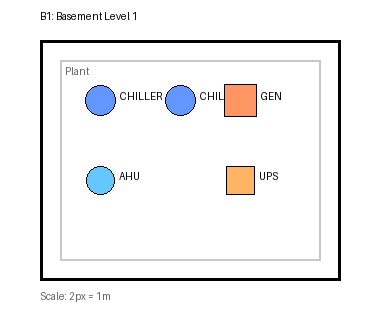
#> input picture backend/app/data/demo_floor_plans/site-002-B1.png, 380 x 320 px; its folder holds only this picture in this run
$ python validate_phase_a.py
#> lines starting #> are read from the running program, lines starting #| are printed output that depends on the picture; after the words box and inside, x2 and y2 are one past the last pixel; in counts of white or black regions, pixels touching at a corner belong together
### backend/app/services/floor_plan_sanitizer.py
"""Floor Plan Sanitizer - Removes identifying information before API transmission.

Security: Strips room names, labels, and sensitive metadata from floor plans
before sending them to Claude API. The sanitized version contains only geometric
information (walls, doors, equipment symbols). Local lookup tables preserve the
mapping of anonymous entities back to real names, never transmitted.

Approach: Geometric Abstraction (Tier 1 Security)
- Threshold image to binary (walls/equipment vs empty space)
- Extract wall lines and door positions
- Identify equipment symbols by shape/contour
- Remove all text using OCR masking
- Redraw as clean schematic
- Rebuild lookup table locally for re-identification
"""

import logging

import cv2
import numpy as np

logger = logging.getLogger(__name__)


class FloorPlanSanitizer:
    """Sanitize floor plans by removing identifying information."""

    def __init__(self):
        """Initialize sanitizer."""
        self.ocr_installed = self._check_ocr()

    def _check_ocr(self) -> bool:
        """Check if pytesseract and tesseract-ocr are available."""
        try:
            import pytesseract  # noqa: F401

            return True
        except ImportError:
            logger.warning("pytesseract not available. Text removal will be basic.")
            return False

    def sanitize_floor_plan(
        self,
        image_path_or_bytes: str | bytes,
        remove_text: bool = True,
        return_lookup: bool = True,
    ) -> tuple[bytes, dict | None]:
        """
        Sanitize floor plan image by removing identifying information.

        Process:
        1. Load image
        2. Convert to grayscale
        3. Apply threshold to binary (walls = black, empty = white)
        4. Extract line segments (walls, doors)
        5. Identify equipment symbols by contour/shape
        6. Remove all text (optional, if OCR available)
        7. Redraw as clean geometric skeleton
        8. Build lookup table mapping positions to original text
        9. Return sanitized image + lookup table

        Args:
            image_path_or_bytes: Path to floor plan or bytes
            remove_text: If True, attempt to remove all text labels
            return_lookup: If True, return room lookup table

        Returns:
            Tuple of:
            - Sanitized image bytes (PNG)
            - Lookup table dict mapping positions to room names (or None)
        """
#> called with remove_text = True, return_lookup = True
        # Load image
        image = self._load_image(image_path_or_bytes)
#> in _load_image, image is the input picture: shape (320, 380, 3); mean B, G, R 242.9, 242.4, 242.7

        # Convert to grayscale
        gray = cv2.cvtColor(image, cv2.COLOR_BGR2GRAY) if len(image.shape) == 3 else image.copy()
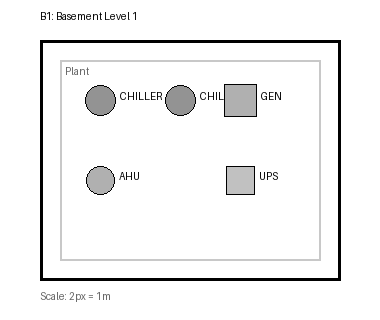
#> gray: shape (320, 380); min 0, max 255, mean 242.5

        # Build lookup table before any modifications
        lookup_table = {}
        if return_lookup:
            lookup_table = self._extract_text_regions(gray)
#> lookup_table = 0 items

        # Apply threshold to binary (detect walls and equipment)
        _, binary = cv2.threshold(gray, 150, 255, cv2.THRESH_BINARY)
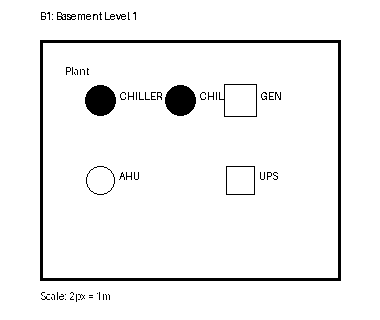
#> binary: shape (320, 380); 95.2% white; 67 black regions (49 under 20 px), largest, box (x1, y1, x2, y2) and area: (40, 40, 341, 281) 3216, (85, 85, 116, 116) 749, (165, 85, 196, 116) 749

        # Clean up noise with morphological operations
        kernel = cv2.getStructuringElement(cv2.MORPH_RECT, (3, 3))
        binary = cv2.morphologyEx(binary, cv2.MORPH_CLOSE, kernel)
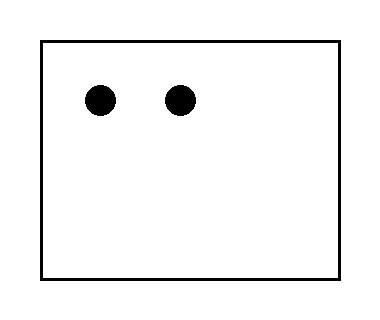
#> binary: shape (320, 380); 96.1% white; 3 black regions, box (x1, y1, x2, y2) and area: (40, 40, 341, 281) 3216, (85, 85, 116, 116) 749, (165, 85, 196, 116) 749
        binary = cv2.morphologyEx(binary, cv2.MORPH_OPEN, kernel)

        # Extract walls (thin lines) and equipment (circles/rectangles)
        walls = self._extract_walls(binary)
        equipment = self._extract_equipment_symbols(binary)

        # Create sanitized schematic
        sanitized = np.ones_like(gray) * 255  # White background

        # Draw walls (black)
        sanitized[walls > 0] = 0

        # Draw equipment symbols (gray, distinguishable from walls)
        sanitized[equipment > 0] = 150

        # Optional: Remove text regions with mask
        if remove_text and self.ocr_installed:
            text_mask = self._detect_text_regions(gray)
            sanitized[text_mask > 0] = 255

        # Convert back to RGB for compatibility
        sanitized_rgb = cv2.cvtColor(sanitized, cv2.COLOR_GRAY2BGR)

        # Encode to PNG bytes
        success, buffer = cv2.imencode(".png", sanitized_rgb)
        if not success:
            raise RuntimeError("Failed to encode sanitized image to PNG")

        sanitized_bytes = buffer.tobytes()

        input_desc = len(image_path_or_bytes) if isinstance(image_path_or_bytes, bytes) else image_path_or_bytes
        logger.info(
            f"✓ Sanitized floor plan: {input_desc} "
            f"→ {len(sanitized_bytes)} bytes, found {len(lookup_table)} text regions"
        )

        return sanitized_bytes, lookup_table if return_lookup else None

    def _load_image(self, image_path_or_bytes: str | bytes) -> np.ndarray:
        """Load image from file path or bytes."""
        if isinstance(image_path_or_bytes, bytes):
            # Load from bytes
            nparr = np.frombuffer(image_path_or_bytes, np.uint8)
            image = cv2.imdecode(nparr, cv2.IMREAD_COLOR)
            if image is None:
                raise ValueError("Failed to decode image from bytes")
            return image
        else:
            # Load from file path
            image = cv2.imread(str(image_path_or_bytes))
            if image is None:
                raise FileNotFoundError(f"Cannot read image file: {image_path_or_bytes}")
            return image

    def _extract_walls(self, binary: np.ndarray) -> np.ndarray:
        """Extract wall line segments from binary image."""
        # Walls are continuous black lines
        # Use edge detection to find them
        edges = cv2.Canny(binary, 50, 150)
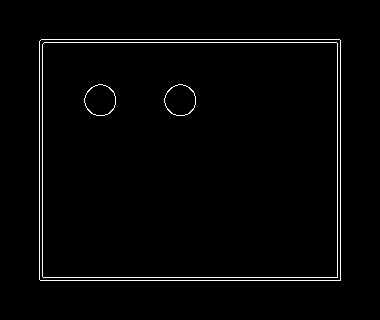
#> edges: shape (320, 380); 1.9% white in thin lines or dots, all inside (x1, y1, x2, y2) = (39, 39, 341, 281)

        # Dilate to connect nearby edges
        kernel = cv2.getStructuringElement(cv2.MORPH_RECT, (2, 2))
        walls = cv2.dilate(edges, kernel, iterations=1)
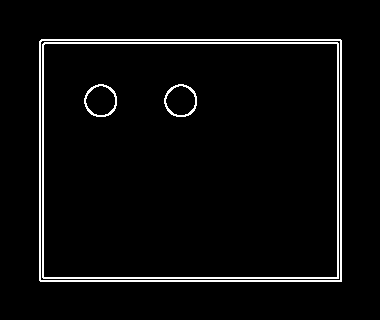
#> walls: shape (320, 380); 3.9% white in thin lines or dots, all inside (x1, y1, x2, y2) = (39, 39, 342, 282)

        return walls

    def _extract_equipment_symbols(self, binary: np.ndarray) -> np.ndarray:
        """Extract equipment symbols (circles, rectangles, crosses)."""
        equipment_mask = np.zeros_like(binary)

        # Find contours
        contours, _ = cv2.findContours(binary, cv2.RETR_TREE, cv2.CHAIN_APPROX_SIMPLE)
#> contours = 5 contours; box (x1, y1, x2, y2) and area: (0, 0, 380, 320) 120901, (39, 39, 342, 282) 73082, (43, 43, 338, 278) 68796, (164, 84, 197, 117) 792, (84, 84, 117, 117) 792

        for contour in contours:
            area = cv2.contourArea(contour)

            # Filter by size (equipment symbols are medium-sized)
            if 50 < area < 10000:
                # Check if circular (equipment often drawn as circles)
                perimeter = cv2.arcLength(contour, True)
                circularity = (4 * np.pi * area) / (perimeter * perimeter) if perimeter > 0 else 0

                # Draw if circular (0.7-1.0) or rectangular (bounding box ratio)
                _x, _y, w, h = cv2.boundingRect(contour)
                aspect_ratio = float(w) / h if h > 0 else 1

                if (0.7 <= circularity <= 1.1) or (0.5 <= aspect_ratio <= 2.0):
                    cv2.drawContours(equipment_mask, [contour], 0, 255, -1)
#> this loop made 5 passes
#> (area, perimeter, circularity, w, h, aspect_ratio) on passes 4 to 5: (792, 104.6, 0.91, 33, 33, 1), (792, 104.6, 0.91, 33, 33, 1)
#> (contour, area) on passes 1, 3: ([[0, 0], [0, 319], [379, 319], [379, 0]], 120901), ([[43, 43], [43, 277], [337, 277], [337, 43]], 68796)
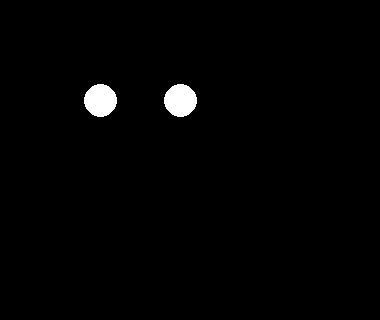
#> equipment_mask: shape (320, 380); 1.4% white; 2 white regions, box (x1, y1, x2, y2) and area: (84, 84, 117, 117) 837, (164, 84, 197, 117) 837

        return equipment_mask

    def _detect_text_regions(self, gray: np.ndarray) -> np.ndarray:
        """Detect text regions using OCR analysis."""
        if not self.ocr_installed:
            logger.debug("OCR not available, skipping text detection")
            return np.zeros_like(gray)

        try:
            import pytesseract

            # Get text data with coordinates
            data = pytesseract.image_to_data(gray, output_type=pytesseract.Output.DICT)

            text_mask = np.zeros_like(gray)

            # Draw bounding boxes around detected text
            for i, text in enumerate(data["text"]):
                if text.strip():  # Non-empty text
                    x, y, w, h = (
                        data["left"][i],
                        data["top"][i],
                        data["width"][i],
                        data["height"][i],
                    )

                    # Expand bounding box slightly to catch partial text
                    x = max(0, x - 5)
                    y = max(0, y - 5)
                    w = min(gray.shape[1] - x, w + 10)
                    h = min(gray.shape[0] - y, h + 10)

                    cv2.rectangle(text_mask, (x, y), (x + w, y + h), 255, -1)

            return text_mask
        except Exception as e:
            logger.warning(f"Text detection failed: {e}")
            return np.zeros_like(gray)

    def _extract_text_regions(self, gray: np.ndarray) -> dict[str, dict]:
        """Extract text and its positions for lookup table."""
        if not self.ocr_installed:
            logger.debug("OCR not available, returning empty lookup")
            return {}

        try:
            import pytesseract

            # Get text data with coordinates and confidence
            data = pytesseract.image_to_data(gray, output_type=pytesseract.Output.DICT)

            lookup = {}
            region_id = 0

            for i, text in enumerate(data["text"]):
                if text.strip() and int(data["conf"][i]) > 50:  # Confidence > 50%
                    x = int(data["left"][i])
                    y = int(data["top"][i])
                    w = int(data["width"][i])
                    h = int(data["height"][i])

                    # Create region ID based on position
                    region_id_str = f"region_{region_id}"

                    lookup[region_id_str] = {
                        "text": text,
                        "coordinates": {"x": x, "y": y, "width": w, "height": h},
                        "confidence": int(data["conf"][i]),
                    }

                    region_id += 1

            logger.info(f"✓ Extracted {len(lookup)} text regions for lookup table")
            return lookup
        except Exception as e:
            logger.warning(f"Text extraction for lookup failed: {e}")
            return {}

    # [95 lines left out: functions reidentify_equipment_config, _find_closest_text_region, build_room_lookup_from_floor_plan, not called in this run]


# Singleton instance
_sanitizer = None


def get_floor_plan_sanitizer() -> FloorPlanSanitizer:
    """Get or create singleton sanitizer instance."""
    global _sanitizer
    if _sanitizer is None:
        _sanitizer = FloorPlanSanitizer()
    return _sanitizer

### backend/app/services/digital_twin_service.py
"""Digital Twin Builder Service - Orchestrates floor plan extraction workflow.

Handles both:
1. Sanitized vision extraction (Tier 1: secure for commercial clients)
2. DXF parsing (Tier 2: for CAD drawings)

Pipeline:
1. User uploads floor plan
2. Optional sanitization (remove identifying info)
3. Send to Claude vision or local model
4. Extract equipment positions, zones, floors
5. Return config compatible with SIMBIOT wizard Step 5
"""

import base64
import json
import logging

from app.services.floor_plan_sanitizer import get_floor_plan_sanitizer

logger = logging.getLogger(__name__)


class DigitalTwinService:
    """Orchestrate digital twin building workflow."""

    def __init__(self):
        """Initialize service."""
        self.sanitizer = get_floor_plan_sanitizer()

    async def extract_from_image(
        self,
        image_base64: str,
        site_code: str,
        site_name: str,
        floors_count: int,
        skip_sanitization: bool = False,
    ) -> dict:
        """
        Extract building config from floor plan image using Claude vision.

        Security: If skip_sanitization=False, image is sanitized locally before
        sending to Claude API. Sensitive data (room names, labels) stays on-device.

        Args:
            image_base64: Base64-encoded image (PDF/PNG/JPG converted to image)
            site_code: Building identifier (e.g., "site-002")
            site_name: Building name (e.g., "Sandton City")
            floors_count: Expected number of floors
            skip_sanitization: If False, sanitize before API (recommended)

        Returns:
            {
              "equipment": [
                {
                  "bms_id": "CH-1",
                  "equipment_type": "chiller",
                  "floor": "B1",
                  "x": 50,
                  "y": 30,
                  "zone": "A"
                }
              ],
              "floors": [...],
              "zones": [...],
              "extraction_metadata": {
                "method": "claude_vision_sanitized",
                "sanitized": True,
                "equipment_count": 21,
                "accuracy_estimate": 0.87
              }
            }
        """
        # Decode image
        try:
            image_bytes = base64.b64decode(image_base64)
        except Exception as e:
            raise ValueError(f"Invalid base64 image: {e}")

        # Build lookup before any modifications
        lookup_table = self.sanitizer.build_room_lookup_from_floor_plan(image_bytes)

        # Sanitize if requested (default)
        if not skip_sanitization:
            logger.info(f"Sanitizing floor plan for {site_code}")
            sanitized_bytes, _ = self.sanitizer.sanitize_floor_plan(image_bytes, remove_text=True, return_lookup=True)
            image_to_send = sanitized_bytes
            was_sanitized = True
        else:
            logger.warning(f"Skipping sanitization for {site_code} (non-sensitive local/testing use only)")
            image_to_send = image_bytes
            was_sanitized = False

        # Send to Claude vision for extraction
        extracted = await self._extract_via_claude_vision(
            image_to_send, site_code, site_name, floors_count, was_sanitized
        )

        # Re-identify with original zone names if sanitized
        if was_sanitized and lookup_table:
            extracted = self.sanitizer.reidentify_equipment_config(extracted, lookup_table)

        # Add metadata
        extracted["extraction_metadata"] = {
            "method": "claude_vision",
            "sanitized": was_sanitized,
            "equipment_count": len(extracted.get("equipment", [])),
            "floor_count": len(extracted.get("floors", [])),
            "zone_count": len(extracted.get("zones", [])),
        }

        logger.info(
            f"✓ Extracted {extracted['extraction_metadata']['equipment_count']} equipment "
            f"from {site_code} (sanitized={was_sanitized})"
        )

        return extracted

    async def _extract_via_claude_vision(
        self,
        image_bytes: bytes,
        site_code: str,
        site_name: str,
        floors_count: int,
        was_sanitized: bool,
    ) -> dict:
        """
        Send image to Claude vision API for extraction.

        Uses structured extraction prompt to parse:
        - Equipment types and positions
        - Floor/zone assignments
        - Building geometry

        Args:
            image_bytes: Image to analyze (sanitized or original)
            site_code: Site code (e.g., "site-002")
            site_name: Building name
            floors_count: Number of floors to expect
            was_sanitized: Whether image was sanitized before transmission

        Returns:
            Extracted config with equipment, floors, zones
        """
        try:
            from app.services.model_gateway import model_gateway

            # Prepare extraction prompt
            prompt = self._build_extraction_prompt(site_name, floors_count, was_sanitized)

            # Encode image to base64 for API
            import base64

            image_b64 = base64.b64encode(image_bytes).decode("utf-8")

            # Call gateway with vision capability (heavy task class → sonnet with vision support)
            response = await model_gateway.call(
                task_class="heavy",
                messages=[
                    {
                        "role": "user",
                        "content": [
                            {
                                "type": "image",
                                "source": {
                                    "type": "base64",
                                    "media_type": "image/png",
                                    "data": image_b64,
                                },
                            },
                            {"type": "text", "text": prompt},
                        ],
                    }
                ],
                max_tokens=4096,
                source="digital_twin_floorplan_extraction",
            )

            # Parse response as JSON
            extracted = self._parse_extraction_response(response, site_code)

            return extracted
        except Exception as e:
            logger.error(f"Vision extraction failed: {e}")
            # Return seeded config for testing
            return self._generate_stub_config(site_code, site_name, floors_count)

    # [97 lines left out: functions _build_extraction_prompt, _parse_extraction_response, not called in this run]

    async def extract_from_dxf(
        self,
        dxf_bytes: bytes,
        site_code: str,
        site_name: str,
    ) -> dict:
        """
        Extract building config from DXF (AutoCAD) file.

        Parses CAD drawings using layer-based conventions:
        - AR-WALL: Building structure
        - AE-HVAC: HVAC equipment
        - EL-POWER: Electrical equipment
        - FP-LIFE: Fire/safety equipment

        Args:
            dxf_bytes: DXF file content (bytes)
            site_code: Building identifier (e.g., "site-002")
            site_name: Building name (e.g., "Sandton City")

        Returns:
            Same format as extract_from_image() for API consistency
        """
        from app.services.dxf_parser_service import get_dxf_parser_service

        parser = get_dxf_parser_service()

        try:
            config = await parser.parse_dxf_file(dxf_bytes, site_code, site_name)

            # Add metadata
            config["extraction_metadata"] = {
                "method": "dxf_parser",
                "equipment_count": len(config.get("equipment", [])),
                "floor_count": len(config.get("floors", [])),
                "zone_count": len(config.get("zones", [])),
            }

            logger.info(
                f"✓ DXF extraction complete: "
                f"{config['extraction_metadata']['equipment_count']} equipment, "
                f"{config['extraction_metadata']['floor_count']} floors"
            )

            return config
        except Exception as e:
            logger.error(f"DXF parsing failed: {e}", exc_info=True)
            # Fallback to seeded config for testing
            return self._generate_stub_config(site_code, site_name, 5)

    # [113 lines left out: function _generate_stub_config, not called in this run]


# Singleton instance
_service = None


def get_digital_twin_service() -> DigitalTwinService:
    """Get or create singleton service instance."""
    global _service
    if _service is None:
        _service = DigitalTwinService()
    return _service

### backend/scripts/validate_phase_a.py
#!/usr/bin/env python3
"""Validate Phase A: Geometric Abstraction End-to-End.

Tests the complete sanitization → extraction → re-identification pipeline
using generated floor plans for site-002.
"""

import sys
from pathlib import Path

# Add backend to path
sys.path.insert(0, str(Path(__file__).parent.parent))

from app.services.digital_twin_service import get_digital_twin_service
from app.services.floor_plan_sanitizer import get_floor_plan_sanitizer


def test_floor_plan(floor_code, floor_path):
    """Test sanitization and extraction for a single floor."""
    print(f"\n{'=' * 70}")
    print(f"Testing: {floor_code}")
    print(f"File: {floor_path.name}")
    print("=" * 70)

    # Load image
    with open(floor_path, "rb") as f:
        image_bytes = f.read()

    sanitizer = get_floor_plan_sanitizer()

    # Step 1: Sanitize
    print("\n[1/4] Sanitizing floor plan...")
    sanitized_bytes, lookup = sanitizer.sanitize_floor_plan(image_bytes, remove_text=True, return_lookup=True)
#> in sanitize_floor_plan, `text_mask = self._detect_text_regions(gray)`: text_mask: shape (320, 380); every value is 0
#> in sanitize_floor_plan, `sanitized_rgb = cv2.cvtColor(sanitized, cv2.COLOR_GRAY2BGR)`:
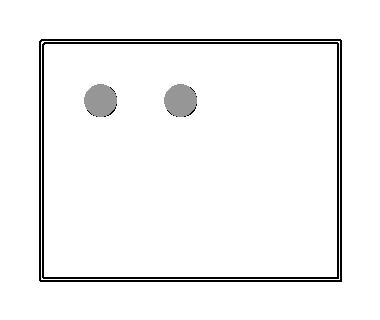
#> sanitized_rgb: shape (320, 380, 3); min 0, max 255, mean 244.4
#> in sanitize_floor_plan, `success, buffer = cv2.imencode(".png", sanitized_rgb)`: buffer = 4803 values, max 255 at index 305, min 0 at index 8, mean 112.2
#> lookup = 0 items

    print(f"  ✓ Original size: {len(image_bytes):,} bytes")
    print(f"  ✓ Sanitized size: {len(sanitized_bytes):,} bytes")
#|   ✓ Sanitized size: 4,803 bytes
    print(f"  ✓ Text regions detected: {len(lookup)}")
#|   ✓ Text regions detected: 0

    if lookup:
        print("  ✓ Detected text regions:")
        for _region_id, data in list(lookup.items())[:5]:
            print(f"    - {data['text']:20} @ ({data['coordinates']['x']}, {data['coordinates']['y']})")
        if len(lookup) > 5:
            print(f"    ... and {len(lookup) - 5} more")

    # Step 2: Simulate Claude extraction (demo config)
    print("\n[2/4] Simulating Claude vision extraction...")
    service = get_digital_twin_service()

    # Get demo config for this floor
#> (the run stopped early here; a loop or call above may not have finished)
